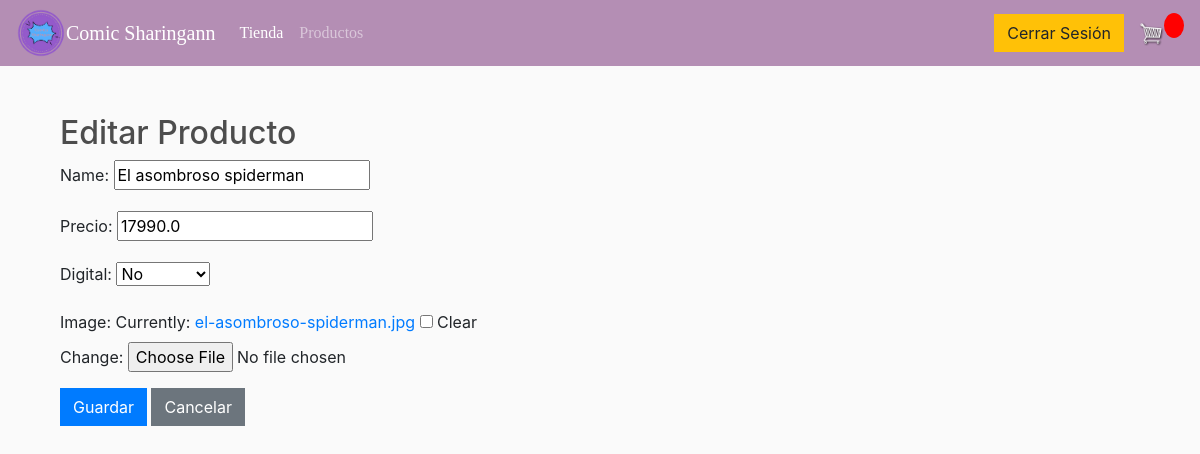
The page /producto_update/1/ (signed in) on the database its author committed.
### tienda/models.py (models this page shows, shortened)
class Producto(models.Model):
        name = models.CharField(max_length=200, null=True)
        precio = models.FloatField(null=True)
        digital = models.BooleanField(default = False, null=True, blank=False)
        image= models.ImageField(null=True, blank=True)

### tienda/views.py (the view)
# urls.py: path('producto_update/<int:pk>/', views.producto_update, name='producto_update'),
@user_passes_test(lambda u: u.is_superuser)
def producto_update(request, pk):
    producto = get_object_or_404(Producto, pk=pk)
    if request.method == 'POST':
        form = ProductoForm(request.POST, request.FILES, instance=producto)
        if form.is_valid():
            form.save()
            return redirect('producto_list')
    else:
        form = ProductoForm(instance=producto)
    return render(request, 'tienda/producto_form.html', {'form': form})

### tienda/forms.py
class ProductoForm(forms.ModelForm):
    class Meta:
        model = Producto
        fields = ['name', 'precio', 'digital', 'image']

### tienda/templates/tienda/producto_form.html (shortened to what this page needs)
{% extends 'tienda/main.html' %}
{% block content %}
<div class="container mt-4">
    <h2>{% if form.instance.pk %}Editar Producto{% else %}Agregar Producto{% endif %}</h2>
    <form method="post" enctype="multipart/form-data">
        {{ form.as_p }}
        <button type="submit" class="btn btn-primary">Guardar</button>
        <a href="{% url 'producto_list' %}" class="btn btn-secondary">Cancelar</a>
    </form>
</div>
{% endblock %}

### static/css/main.css (style rules this page uses)
body { background-color: hsl(0, 0%, 98%); }
h1, h2, h3, h4, h5, h6 { color: hsl(0, 0%, 30%); }
.btn { border-radius: 0; }

### rows shown on the page
Producto: name "El asombroso spiderman", precio "17990.0", digital "No"
